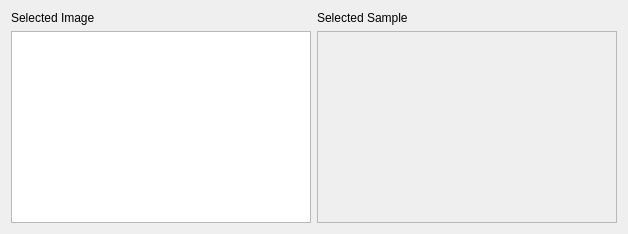
          <widget class="QWidget" name="tab_6">
           <attribute name="title">
            <string>Original</string>
           </attribute>
           <layout class="QGridLayout" name="gridLayout_17">
            <item row="1" column="1">
             <widget class="QFrame" name="f_selected">
              <property name="sizePolicy">
               <sizepolicy hsizetype="Expanding" vsizetype="Expanding">
                <horstretch>0</horstretch>
                <verstretch>0</verstretch>
               </sizepolicy>
              </property>
              <property name="minimumSize">
               <size>
                <width>300</width>
                <height>0</height>
               </size>
              </property>
              <property name="frameShape">
               <enum>QFrame::StyledPanel</enum>
              </property>
              <property name="frameShadow">
               <enum>QFrame::Raised</enum>
              </property>
             </widget>
            </item>
            <item row="0" column="1">
             <widget class="QLabel" name="label_37">
              <property name="sizePolicy">
               <sizepolicy hsizetype="Preferred" vsizetype="Minimum">
                <horstretch>0</horstretch>
                <verstretch>0</verstretch>
               </sizepolicy>
              </property>
              <property name="text">
               <string>Selected Sample</string>
              </property>
             </widget>
            </item>
            <item row="0" column="0">
             <widget class="QLabel" name="label_35">
              <property name="sizePolicy">
               <sizepolicy hsizetype="Preferred" vsizetype="Minimum">
                <horstretch>0</horstretch>
                <verstretch>0</verstretch>
               </sizepolicy>
              </property>
              <property name="text">
               <string>Selected Image</string>
              </property>
             </widget>
            </item>
            <item row="1" column="0">
             <widget class="QGraphicsView" name="gv_original">
              <property name="sizePolicy">
               <sizepolicy hsizetype="Expanding" vsizetype="Expanding">
                <horstretch>0</horstretch>
                <verstretch>0</verstretch>
               </sizepolicy>
              </property>
              <property name="minimumSize">
               <size>
                <width>300</width>
                <height>0</height>
               </size>
              </property>
             </widget>
            </item>
           </layout>
          </widget>
